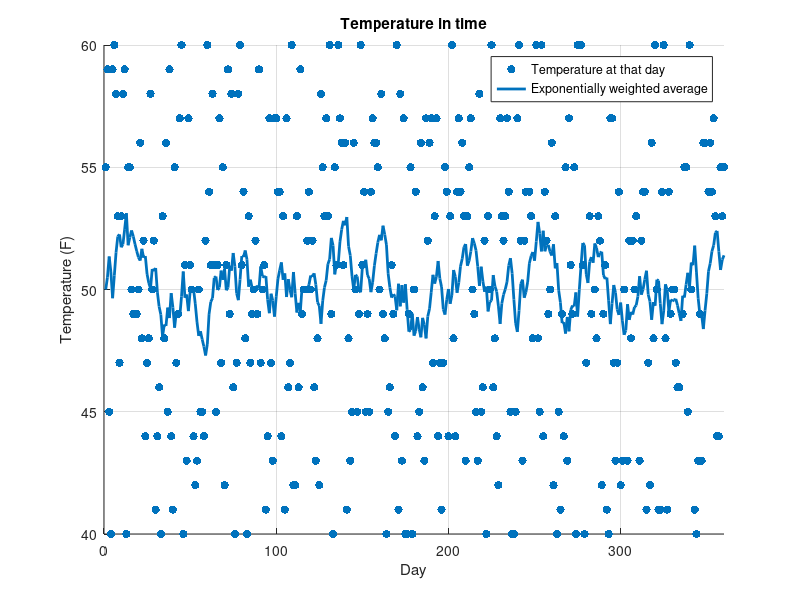
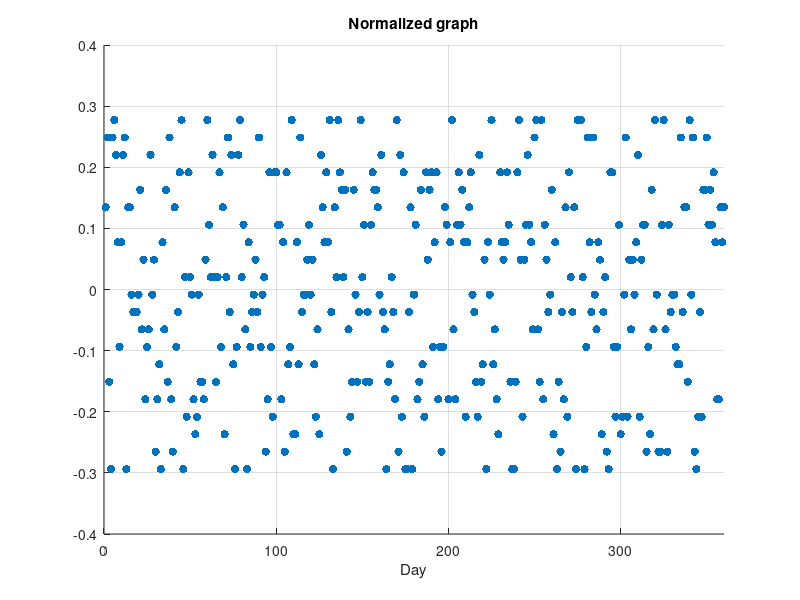

Recreate these plots in MATLAB, in order.
clear;clc;close all
t = 1:360;
r = randi([40 60],1,360);
v = zeros(1,360);
v(1) = 50;
beta = 0.9; %red line computes the average of 1/(1-beta) days ---> beta = (d-1)/d 
days = 1/(1-beta)
for i = 1:length(r)-1
    v(i+1) = (beta*v(i) + (1-beta)*r(i));%*(1-(beta)^t(i))
end
norm = (r - mean(r))./var(r);
figure(1)
hold on;grid on
scatter(t,r,'filled')
plot(t,v,'Linewidth',2)
xlim([0 360])
xlabel('Day')
ylabel("Temperature (F)")
title("Temperature in time")
legend("Temperature at that day", "Exponentially weighted average")

figure(2)
hold on;grid on
%scatter(t,r,'filled')
scatter(t,norm,'filled')
xlim([0 360])
xlabel('Day')
title("Normalized graph")